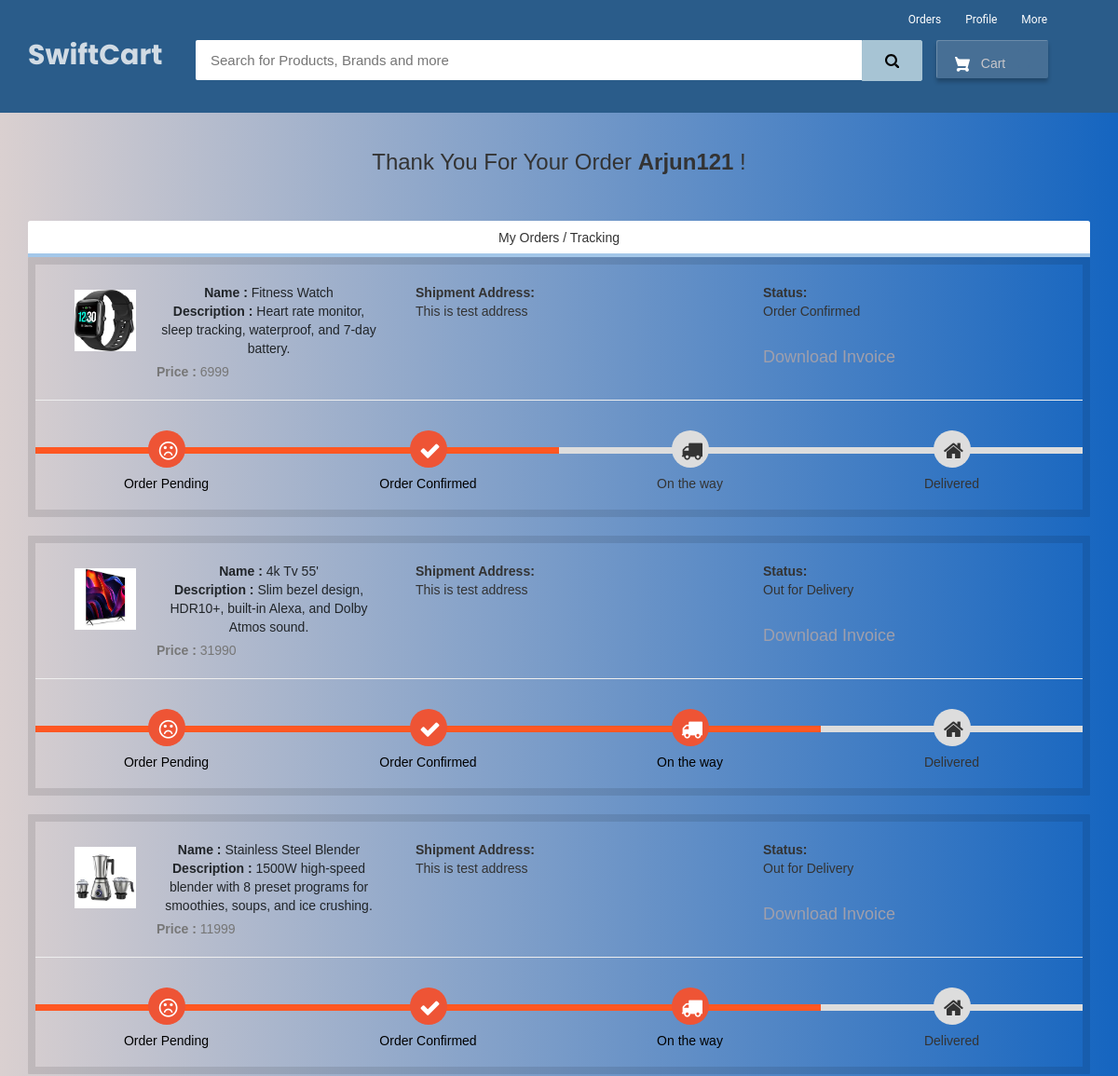
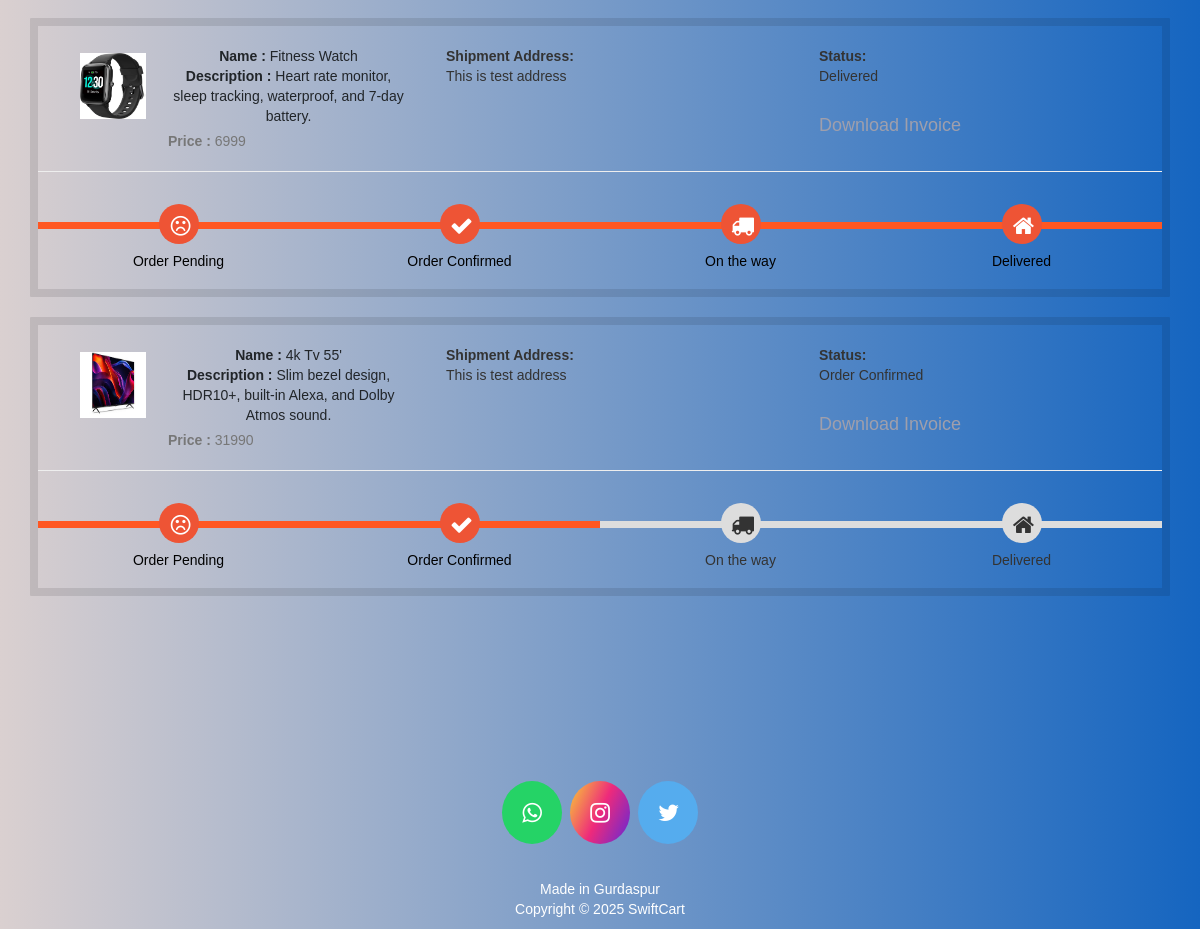
Page /my-order (signed in) on the committed database (2 pictures, top to bottom).
### ecom/models.py (models this page shows, shortened)
class Product(models.Model):
    name=models.CharField(max_length=40)
    product_image= models.ImageField(upload_to='product_image/',null=True,blank=True)
    price = models.PositiveIntegerField()
    description=models.CharField(max_length=100)

class Orders(models.Model):
    STATUS =(
        ('Pending','Pending'),
        ('Order Confirmed','Order Confirmed'),
        ('Out for Delivery','Out for Delivery'),
        ('Delivered','Delivered'),
    )
    customer=models.ForeignKey('Customer', on_delete=models.CASCADE,null=True)
    product=models.ForeignKey('Product',on_delete=models.CASCADE,null=True)
    email = models.CharField(max_length=50,null=True)
    address = models.CharField(max_length=500,null=True)
    mobile = models.CharField(max_length=20,null=True)
    order_date= models.DateField(auto_now_add=True,null=True)
    status=models.CharField(max_length=50,null=True,choices=STATUS)

### ecom/views.py (the view)
# urls.py: path('my-order', views.my_order_view,name='my-order'),
@login_required(login_url='customerlogin')
@user_passes_test(is_customer)
def my_order_view(request):
    customer=models.Customer.objects.get(user_id=request.user.id)
    orders=models.Orders.objects.all().filter(customer_id = customer)
    ordered_products=[]
    for order in orders:
        ordered_product=models.Product.objects.all().filter(id=order.product.id)
        ordered_products.append(ordered_product)
    return render(request,'ecom/my_order.html',{'data':zip(ordered_products,orders)})

### ecom/views.py (called while the page is built)
def is_customer(user):
    return user.groups.filter(name='CUSTOMER').exists()

### templates/ecom/my_order.html (shortened to what this page needs)
{% extends 'ecom/customer_base.html' %}
{% load static %}
{% block content %}
<br>
<h3 style="text-align:center;">Thank You For Your Order  <strong>{{request.user}}</strong> !</h3> <br><br>
<div class="container">
    <header class="card-header" style="text-align:center;"> My Orders / Tracking </header>
    {% for products,order in data %}
    <article class="card">
        <div class="card-body">
            <ul class="row" style="margin-left:20px;margin-top:20px;">
                <li class="col-md-4">
                  <figure class="itemside mb-3">
                    {%for product in products%}
                      <div class="aside"><img src="{% static product.product_image.url %}" class="img-sm border"></div>
                      <figcaption class="info align-self-center">
                          <p class="title"><strong>Name : </strong>{{product.name}} <br> <strong>Description : </strong>{{product.description}}</p> <span class="text-muted"><strong>Price : </strong>{{product.price}} </span>
                      </figcaption>
                  </figure>
                </li>
                <li class="col-md-4">
                    <div class="col"> <strong>Shipment Address:</strong> <br> {{order.address}}</div>
                </li>
                <li class="col-md-4">
                    <div class="col"> <strong>Status:</strong> <br> {{order.status}} </div> <br>
                    <h4><a style="text-decoration:none; color:rgb(159, 159, 172);" href="{% url 'download-invoice' order.id product.id  %}" >Download Invoice</a></h4>
                </li>
                {%endfor%}
            </ul>
            <hr>
            <div class="track">
                {%if order.status == 'Pending' %}
                <div class="step active"> <span class="icon"> <i style="padding-top:5px; padding-right:20px;" class="fa fa-frown-o"></i> </span> <span class="text">Order Pending</span> </div>
                <div class="step "> <span class="icon"> <i style="padding-top:5px; padding-right:20px;" class="fa fa-check"></i> </span> <span class="text"> Order Confirmed</span> </div>
                <div class="step "> <span class="icon"> <i style="padding-top:5px; padding-right:20px;" class="fa fa-truck"></i> </span> <span class="text"> On the way </span> </div>
                <div class="step "> <span class="icon"> <i style="padding-top:5px; padding-right:20px;" class="fa fa-home"></i> </span> <span class="text">Delivered</span> </div>
                {%elif order.status == 'Order Confirmed' %}
                <div class="step active"> <span class="icon"> <i style="padding-top:5px; padding-right:20px;" class="fa fa-frown-o"></i> </span> <span class="text">Order Pending</span> </div>
                <div class="step active"> <span class="icon"> <i style="padding-top:5px; padding-right:20px;" class="fa fa-check"></i> </span> <span class="text"> Order Confirmed</span> </div>
                <div class="step "> <span class="icon"> <i style="padding-top:5px; padding-right:20px;" class="fa fa-truck"></i> </span> <span class="text"> On the way </span> </div>
                <div class="step "> <span class="icon"> <i style="padding-top:5px; padding-right:20px;" class="fa fa-home"></i> </span> <span class="text">Delivered</span> </div>
                {%elif order.status == 'Out for Delivery'%}
                <div class="step active"> <span class="icon"> <i style="padding-top:5px; padding-right:20px;" class="fa fa-frown-o"></i> </span> <span class="text">Order Pending</span> </div>
                <div class="step active"> <span class="icon"> <i style="padding-top:5px; padding-right:20px;" class="fa fa-check"></i> </span> <span class="text"> Order Confirmed</span> </div>
                <div class="step active"> <span class="icon"> <i style="padding-top:5px; padding-right:20px;" class="fa fa-truck"></i> </span> <span class="text"> On the way </span> </div>
                <div class="step "> <span class="icon"> <i style="padding-top:5px; padding-right:20px;" class="fa fa-home"></i> </span> <span class="text">Delivered</span> </div>
                {%else%}
                <div class="step active"> <span class="icon"> <i style="padding-top:5px; padding-right:20px;" class="fa fa-frown-o"></i> </span> <span class="text">Order Pending</span> </div>
                <div class="step active"> <span class="icon"> <i style="padding-top:5px; padding-right:20px;" class="fa fa-check"></i> </span> <span class="text"> Order Confirmed</span> </div>
                <div class="step active"> <span class="icon"> <i style="padding-top:5px; padding-right:20px;" class="fa fa-truck"></i> </span> <span class="text"> On the way </span> </div>
                <div class="step active"> <span class="icon"> <i style="padding-top:5px; padding-right:20px;" class="fa fa-home"></i> </span> <span class="text">Delivered</span> </div>
                {%endif%}
            </div>
        </div>
    </article><br>
    {%endfor%}
</div>
<br><br><br><br><br>
{% endblock content %}

### templates/ecom/customer_base.html (style rules this page uses)
body { background-color: linear-gradient(to right, #dad0d0, #1565c0) }
.fa { font-size: 23px; width: 60px; text-align: center; text-decoration: none; margin: 5px 2px; border-radius: 50%; }
p { text-align: center; }

### templates/ecom/my_order.html (style rules this page uses)
body { margin: 0; padding: 0; font-family: sans-serif; background: linear-gradient(to right, #dad0d0, #1565c0); }
.container { margin-top: 0px; margin-bottom: 0px }
.card { position: relative; display: -webkit-box; display: -ms-flexbox; display: flex; -webkit-box-orient: vertical; -webkit-box-direction: normal; -ms-flex-direction: column; flex-direction: column; min-width: 0; word-wrap: break-word; background-color: linear-gradient(to right, #dad0d0, #1565c0);; background-clip: border-box; border: 8px solid rgba(0, 0, 0, 0.1); border-radius: 0.10rem }
.card-header:first-child { border-radius: calc(0.37rem - 1px) calc(0.37rem - 1px) 0 0 }
.card-header { padding: 0.75rem 1.25rem; margin-bottom: 0; background-color: #fff; border-bottom: 4px solid #a3c7e9; }
.track { position: relative; background-color: #ddd; height: 7px; display: -webkit-box; display: -ms-flexbox; display: flex; margin-bottom: 60px; margin-top: 50px }
.track .step { -webkit-box-flex: 1; -ms-flex-positive: 1; flex-grow: 1; width: 25%; margin-top: -18px; text-align: center; position: relative }
.track .step.active:before { background: #FF5722 }
.track .step::before { height: 7px; position: absolute; content: ""; width: 100%; left: 0; top: 18px }
.track .step.active .icon { background: #ee5435; color: #fff }
.track .icon { display: inline-block; width: 40px; height: 40px; line-height: 40px; position: relative; border-radius: 100%; background: #ddd }
.track .step.active .text { font-weight: 400; color: #000 }
.track .text { display: block; margin-top: 7px }
.itemside { position: relative; display: -webkit-box; display: -ms-flexbox; display: flex; width: 100% }
.itemside .aside { position: relative; -ms-flex-negative: 0; flex-shrink: 0 }
.img-sm { width: 80px; height: 80px; padding: 7px }
ul.row, ul.row-sm { list-style: none; padding: 0 }
.itemside .info { padding-left: 15px; padding-right: 7px }
.itemside .title { display: block; margin-bottom: 5px; color: #212529 }
p { margin-top: 0; margin-bottom: 1rem }

### rows in the picture
Orders: address "This is test address", status "Order Confirmed", shows "Order Pending"
Product: product_image (picture), name "Fitness Watch", description "Heart rate monitor, sleep tracking, waterproof, and 7-day battery.", price "6999"
Orders: address "This is test address", status "Out for Delivery", shows "Order Pending"
Product: product_image (picture), name "4k Tv 55'", description "Slim bezel design, HDR10+, built-in Alexa, and Dolby Atmos sound.", price "31990"
Orders: address "This is test address", status "Out for Delivery", shows "Order Pending"
Product: product_image (picture), name "Stainless Steel Blender", description "1500W high-speed blender with 8 preset programs for smoothies, soups, and ice crushing.", price "11999"
Orders: address "This is test address", status "Delivered", shows "Order Pending"
Orders: address "This is test address", status "Order Confirmed", shows "Order Pending"

### other values in the picture
{{ request.user }} "Arjun121"
